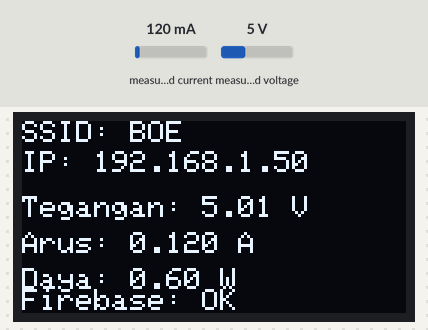
This sketch was run on a simulated ESP32. On the bench: 128×64 one-colour display. The test bench sets the inputs (shaded band); at power-on: measured current 120 mA, measured voltage 5 V. WiFi joins after 1.5 s; servers stay silent unless stated; what the sketch prints to the serial monitor is not drawn.

Above: at 2.8 s.
2.9 s: measured current set to 40 mA
At 4.3 s:
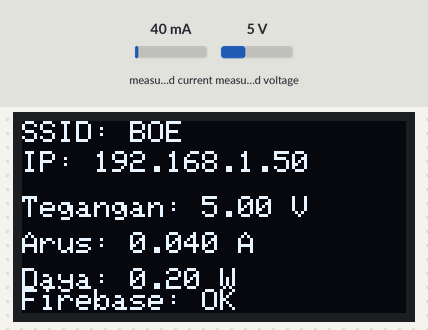
4.6 s: measured voltage set to 0.3 V
At 5.5 s:
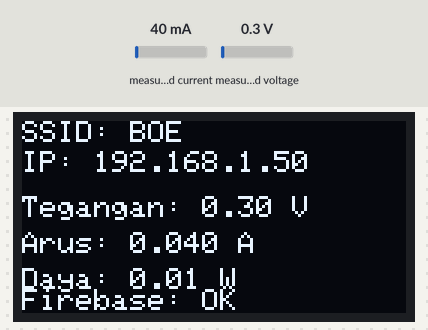
6.1 s: measured current set to 500 mA
At 6.6 s:
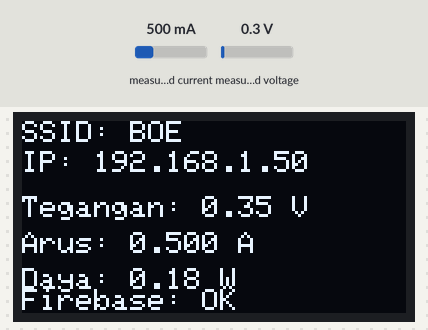
7.6 s: measured voltage set to 3.8 V
At 9.0 s:
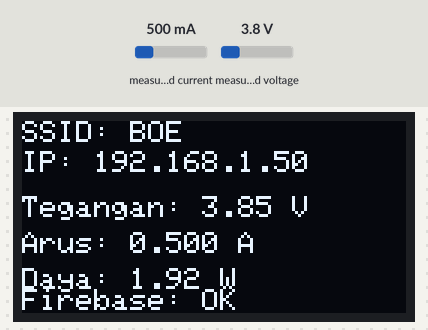
Timing chart, 0 to 10.1 s (numbered marks = the images above; inputs shaded):
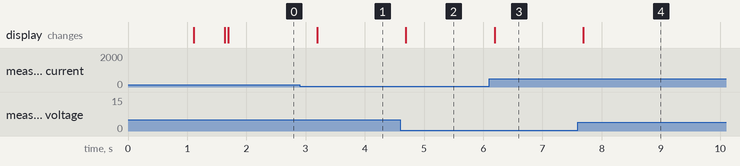

The sketch:

monitoring.ino
```cpp
#include <Wire.h>
#include <Adafruit_GFX.h>
#include <Adafruit_SH110X.h>
#include <Adafruit_INA219.h>
#include <WiFi.h>
#include <Firebase_ESP_Client.h>

// ---------------- KONFIGURASI OLED ----------------
#define SCREEN_WIDTH 128
#define SCREEN_HEIGHT 64
#define OLED_RESET    -1
#define SDA_PIN 21
#define SCL_PIN 22

Adafruit_SH1106G display = Adafruit_SH1106G(SCREEN_WIDTH, SCREEN_HEIGHT, &Wire, OLED_RESET);
Adafruit_INA219 ina219;

// ---------------- KONFIGURASI WIFI ----------------
const char* ssid     = "BOE";
const char* password = ""; // BOE open network, tidak pakai password

const int WIFI_CONNECT_TIMEOUT_MS = 20000; // batas waktu tunggu koneksi awal (20 detik)
const unsigned long WIFI_CHECK_INTERVAL = 10000; // cek status WiFi tiap 10 detik
unsigned long lastWifiCheck = 0;

// ---------------- KONFIGURASI FIREBASE ----------------
#define FIREBASE_API_KEY       "FIREBASE API KEY"
#define FIREBASE_DATABASE_URL  "https://monitoring-panel-surya-vedc-default-rtdb.asia-southeast1.firebasedatabase.app"
#define FIREBASE_USER_EMAIL    "YOUR USER EMAIL"
#define FIREBASE_USER_PASSWORD "YOUR USER PASSWORD"

FirebaseData   fbdo;
FirebaseAuth   auth;
FirebaseConfig config;

// Nilai sensor terbaru (global, dipakai bareng OLED & Firebase)
float g_voltage = 0;
float g_current = 0;
float g_power   = 0;

unsigned long lastUpdate = 0;
const unsigned long UPDATE_INTERVAL = 500; // ms, jeda baca sensor & update OLED

const unsigned long FIREBASE_SEND_INTERVAL = 2000; // ms, jeda kirim data ke Firebase
unsigned long lastFirebaseSend = 0;

// Fungsi bantu: coba konek WiFi dengan batas waktu, update OLED sambil menunggu
bool connectWiFi() {
  WiFi.begin(ssid, password);

  unsigned long startAttempt = millis();
  int dotCount = 0;

  while (WiFi.status() != WL_CONNECTED) {
    if (millis() - startAttempt > WIFI_CONNECT_TIMEOUT_MS) {
      Serial.println("\nGagal konek WiFi (timeout)");
      return false;
    }

    delay(500);
    Serial.print(".");

    display.clearDisplay();
    display.setCursor(0, 0);
    display.println("Connecting to SSID");
    display.print(ssid);
    for (int i = 0; i < dotCount; i++) display.print(".");
    display.display();

    dotCount = (dotCount + 1) % 4;
  }

  Serial.println("\nWiFi terhubung!");
  Serial.println(WiFi.localIP());
  return true;
}

// ---------------- INIT FIREBASE ----------------
void initFirebase() {
  config.api_key = FIREBASE_API_KEY;
  config.database_url = FIREBASE_DATABASE_URL;

  auth.user.email    = FIREBASE_USER_EMAIL;
  auth.user.password = FIREBASE_USER_PASSWORD;

  Firebase.begin(&config, &auth);
  Firebase.reconnectWiFi(true);

  Serial.println("Firebase diinisialisasi.");
}

// ---------------- KIRIM DATA KE FIREBASE ----------------
void sendToFirebase() {
  if (!Firebase.ready()) return;

  // Pencegahan jika nilai sensor terbaca NaN
  if (isnan(g_voltage)) g_voltage = 0.0;
  if (isnan(g_current)) g_current = 0.0;
  if (isnan(g_power))   g_power = 0.0;

  FirebaseJson json;
  json.set("voltage", g_voltage);
  json.set("current", g_current);
  json.set("power", g_power);
  json.set("ip", WiFi.localIP().toString());

  if (Firebase.RTDB.setJSON(&fbdo, "/plts/current", &json)) {
    Serial.println("Data Firebase berhasil dikirim.");
  } else {
    Serial.print("Firebase gagal: ");
    Serial.println(fbdo.errorReason());
  }
}

void setup() {
  Serial.begin(115200);

  // Inisialisasi I2C (dipakai bareng OLED & INA219 pada Pin 21 & 22)
  Wire.begin(SDA_PIN, SCL_PIN);

  // Inisialisasi OLED (alamat I2C 0x3C, reset software)
  if (!display.begin(0x3C, true)) {
    Serial.println("SH1106G gagal diinisialisasi");
    for (;;); // stop kalau OLED tidak terdeteksi
  }

  // Inisialisasi INA219
  if (!ina219.begin()) {
    Serial.println("INA219 gagal diinisialisasi");
    for (;;);
  }

  // Tampilkan "connecting to SSID" di OLED
  display.clearDisplay();
  display.setTextSize(1);
  display.setTextColor(SH110X_WHITE);
  display.setCursor(0, 0);
  display.println("Connecting to SSID");
  display.println(ssid);
  display.display();

  // Mulai koneksi WiFi dengan timeout
  bool connected = connectWiFi();

  if (!connected) {
    display.clearDisplay();
    display.setCursor(0, 0);
    display.println("WiFi gagal konek");
    display.println("Melanjutkan tanpa WiFi");
    display.println("Akan coba ulang...");
    display.display();
    delay(1500);
  } else {
    initFirebase();
  }

  // Tampilan awal setelah setup selesai
  display.clearDisplay();
  display.display();

  lastWifiCheck = millis();
}

void loop() {
  // Cek status WiFi berkala, reconnect kalau putus (non-blocking)
  unsigned long now = millis();
  if (now - lastWifiCheck >= WIFI_CHECK_INTERVAL) {
    lastWifiCheck = now;
    if (WiFi.status() != WL_CONNECTED) {
      Serial.println("WiFi terputus, mencoba reconnect...");
      WiFi.disconnect();
      WiFi.reconnect();
    }
  }

  // Baca sensor & update OLED tiap UPDATE_INTERVAL ms (non-blocking)
  if (now - lastUpdate >= UPDATE_INTERVAL) {
    lastUpdate = now;

    // Ambil data dari sensor INA219
    float shuntvoltage = ina219.getShuntVoltage_mV();
    float busvoltage   = ina219.getBusVoltage_V();
    float current_mA   = ina219.getCurrent_mA();

    g_voltage = busvoltage + (shuntvoltage / 1000.0); // Tegangan aktual (V)
    g_current = current_mA / 1000.0;                  // Arus dalam Ampere
    g_power   = g_voltage * g_current;                 // Daya dalam Watt

    // Update OLED (Tampilan Asli Terdokumentasi)
    display.clearDisplay();
    display.setTextSize(1);
    display.setTextColor(SH110X_WHITE);

    display.setCursor(0, 0);
    display.print("SSID: ");
    display.println(ssid);

    display.setCursor(0, 10);
    display.print("IP: ");
    if (WiFi.status() == WL_CONNECTED) {
      display.println(WiFi.localIP());
    } else {
      display.println("Tidak terhubung");
    }

    display.setCursor(0, 25);
    display.print("Tegangan: ");
    display.print(g_voltage, 2);
    display.println(" V");

    display.setCursor(0, 37);
    display.print("Arus: ");
    display.print(g_current, 3);
    display.println(" A");

    display.setCursor(0, 49);
    display.print("Daya: ");
    display.print(g_power, 2);
    display.println(" W");

    display.setCursor(0, 56);
    display.print("Firebase: ");
    display.println(Firebase.ready() ? "OK" : "...");

    display.display();
  }

  // Kirim data ke Firebase tiap FIREBASE_SEND_INTERVAL ms (non-blocking)
  if (now - lastFirebaseSend >= FIREBASE_SEND_INTERVAL) {
    lastFirebaseSend = now;
    if (WiFi.status() == WL_CONNECTED) {
      sendToFirebase();
    }
  }
}
```

Measured:
- after the input at 2.9 s, the display: changes after 0.29 s (image 1)
- after the input at 4.6 s, the display: changes after 0.09 s (image 2)
- after the input at 6.1 s, the display: changes after 0.09 s (image 3)
- after the input at 7.6 s, the display: changes after 0.09 s (image 4)
